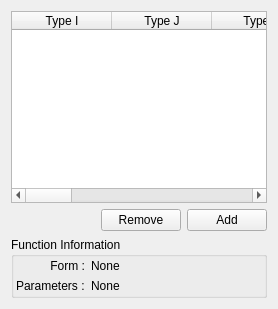
     <widget class="QWidget" name="tab">
      <attribute name="title">
       <string>Urey-Bradley</string>
      </attribute>
      <layout class="QVBoxLayout" name="verticalLayout_8">
       <item>
        <widget class="QTableWidget" name="FFEditorUreyBradleysTable">
         <property name="selectionMode">
          <enum>QAbstractItemView::SingleSelection</enum>
         </property>
         <property name="selectionBehavior">
          <enum>QAbstractItemView::SelectRows</enum>
         </property>
         <column>
          <property name="text">
           <string>Type I</string>
          </property>
         </column>
         <column>
          <property name="text">
           <string>Type J</string>
          </property>
         </column>
         <column>
          <property name="text">
           <string>Type K</string>
          </property>
         </column>
         <column>
          <property name="text">
           <string>Form</string>
          </property>
         </column>
         <column>
          <property name="text">
           <string>Data 1</string>
          </property>
         </column>
         <column>
          <property name="text">
           <string>Data 2</string>
          </property>
         </column>
         <column>
          <property name="text">
           <string>Data 3</string>
          </property>
         </column>
         <column>
          <property name="text">
           <string>Data 4</string>
          </property>
         </column>
         <column>
          <property name="text">
           <string>Data 5</string>
          </property>
         </column>
         <column>
          <property name="text">
           <string>Data 6</string>
          </property>
         </column>
        </widget>
       </item>
       <item>
        <layout class="QHBoxLayout" name="_11">
         <property name="spacing">
          <number>6</number>
         </property>
         <property name="margin">
          <number>0</number>
         </property>
         <item>
          <spacer>
           <property name="orientation">
            <enum>Qt::Horizontal</enum>
           </property>
           <property name="sizeHint" stdset="0">
            <size>
             <width>40</width>
             <height>20</height>
            </size>
           </property>
          </spacer>
         </item>
         <item>
          <widget class="QPushButton" name="RemoveUreyBradleysButton">
           <property name="text">
            <string>Remove</string>
           </property>
           <property name="autoDefault">
            <bool>false</bool>
           </property>
          </widget>
         </item>
         <item>
          <widget class="QPushButton" name="AddUreyBradleyButton">
           <property name="text">
            <string>Add</string>
           </property>
           <property name="autoDefault">
            <bool>false</bool>
           </property>
          </widget>
         </item>
        </layout>
       </item>
       <item>
        <widget class="QGroupBox" name="FFEditorUreyBradleyFunctionGroup">
         <property name="title">
          <string>Function Information</string>
         </property>
         <layout class="QHBoxLayout" name="_12">
          <property name="spacing">
           <number>4</number>
          </property>
          <property name="margin">
           <number>2</number>
          </property>
          <item>
           <layout class="QGridLayout" name="_13">
            <property name="margin">
             <number>0</number>
            </property>
            <property name="spacing">
             <number>6</number>
            </property>
            <item row="0" column="1">
             <widget class="QLabel" name="FFEditorUreyBradleyFormLabel">
              <property name="sizePolicy">
               <sizepolicy hsizetype="Expanding" vsizetype="Preferred">
                <horstretch>0</horstretch>
                <verstretch>0</verstretch>
               </sizepolicy>
              </property>
              <property name="text">
               <string>None</string>
              </property>
             </widget>
            </item>
            <item row="1" column="1">
             <widget class="QLabel" name="FFEditorUreyBradleyParametersLabel">
              <property name="sizePolicy">
               <sizepolicy hsizetype="Expanding" vsizetype="Preferred">
                <horstretch>0</horstretch>
                <verstretch>0</verstretch>
               </sizepolicy>
              </property>
              <property name="text">
               <string>None</string>
              </property>
             </widget>
            </item>
            <item row="0" column="0">
             <widget class="QLabel" name="label_16">
              <property name="sizePolicy">
               <sizepolicy hsizetype="Minimum" vsizetype="Preferred">
                <horstretch>0</horstretch>
                <verstretch>0</verstretch>
               </sizepolicy>
              </property>
              <property name="text">
               <string>Form :</string>
              </property>
              <property name="alignment">
               <set>Qt::AlignRight|Qt::AlignTrailing|Qt::AlignVCenter</set>
              </property>
             </widget>
            </item>
            <item row="1" column="0">
             <widget class="QLabel" name="label_17">
              <property name="sizePolicy">
               <sizepolicy hsizetype="Minimum" vsizetype="Preferred">
                <horstretch>0</horstretch>
                <verstretch>0</verstretch>
               </sizepolicy>
              </property>
              <property name="text">
               <string>Parameters :</string>
              </property>
             </widget>
            </item>
           </layout>
          </item>
         </layout>
        </widget>
       </item>
      </layout>
     </widget>
